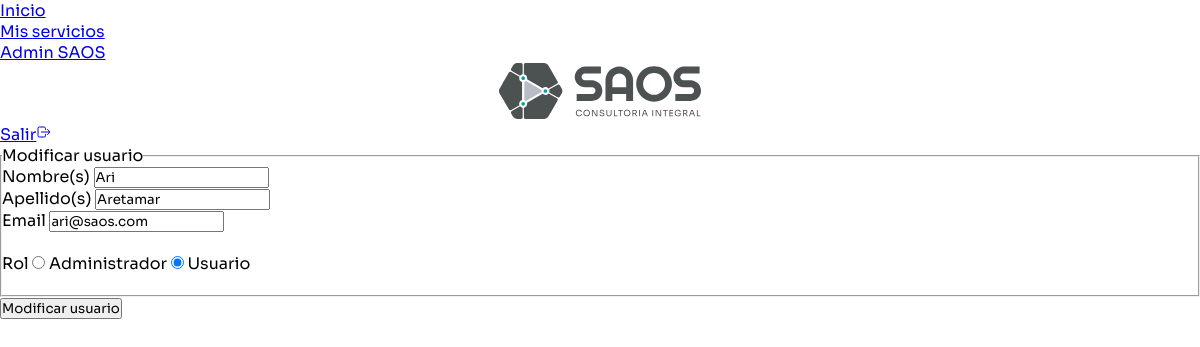
/edit_user/3 (signed in), run on the app's committed database.
### website/models.py (models this page shows)
class User(db.Model, UserMixin):
    id = db.Column(db.Integer, primary_key=True)
    email = db.Column(db.String(250), unique=True)
    password = db.Column(db.String(250))
    nombre = db.Column(db.String(250))
    apellido = db.Column(db.String(250))
    tipo = db.Column(db.String(250))
    fecha = db.Column(db.DateTime(timezone=True), default=func.now())
    cuotas = db.relationship('Cuotas', back_populates='user', lazy=True, cascade="all, delete-orphan")
    permits = db.relationship('Permit', back_populates='user', lazy=True, cascade="all, delete-orphan")

### website/auth.py (the view)
@auth.route('/edit_user/<string:id>', methods=['GET', 'POST'])
@login_required
@tipo_usuario_aceptado('admin')
def edit_user(id):
    usuario = User.query.filter_by(id = id).first()
    return render_template('admin_edit_contact.html', usuario=usuario, user=current_user)

### website/utils.py (called while the page is built)
def tipo_usuario_aceptado(tipo):
    def decorator(func):
        @wraps(func)
        def wrapper(*args, **kwargs):
            if not current_user.is_authenticated:
                abort(401)  # Usuario no autenticado
            if current_user.tipo not in tipo:
                abort(403)  # Usuario no tiene permiso
            return func(*args, **kwargs)
        return wrapper
    return decorator

### website/templates/admin_edit_contact.html (shortened to what this page needs)
{% extends "base.html" %} {% block title %}Editar usuario{% endblock %}
{% block main_content %}
<div id="modal-edit" uk-modal>
    <div class="uk-modal-dialog uk-modal-body">
        <form id="form-editar-usuario" action="/update_user/{{ usuario.id }}" method='POST'>
            <fieldset class="uk-fieldset">
                <legend class="uk-legend">Modificar usuario</legend>
                <div class="uk-form-controls">
                    <label class="uk-form-label" for="form-stacked-text">Nombre(s)</label>
                    <input type="text" class="uk-input" name="nombre" value="{{ usuario.nombre }}">
                </div>
                <div class="uk-form-controls">
                    <label class="uk-form-label" for="form-stacked-text">Apellido(s)</label>
                    <input type="text" class="uk-input" name="apellido" value="{{ usuario.apellido }}">
                </div>
                <div class="uk-form-controls">
                    <label class="uk-form-label" for="form-stacked-text">Email</label>
                    <input type="email" class="uk-input" name="email" value="{{ usuario.email }}">
                </div>
                <br>
                <div class="uk-form-controls">
                    <div class="uk-margin uk-grid-small uk-child-width-auto uk-grid">
                        <label class="uk-form-label" for="form-stacked-text">Rol</label>
                        <label>
                            <input class="uk-radio" type="radio" name="rol" value="admin" > Administrador
                        </label>
                        <label>
                            <input class="uk-radio" type="radio" name="rol" value="user" {% if usuario.tipo=='user'
                                %}checked{% endif %}> Usuario
                        </label>
                    </div>
                </div>
                <br />
            </fieldset>
            <button type="submit" class="uk-button uk-button-secondary .uk-width-1-1">Modificar usuario</button>
        </form>
    </div>
</div>
{% endblock %}

### website/static/css/index.css (style rules this page uses)
* { margin: 0; padding: 0; font-family: "Sora", sans-serif; }
.uk-modal-dialog { border-radius: 20px; }

### data on the page
User: nombre "Ari", apellido "Aretamar", email "ari@saos.com", tipo "☐ Administrador", tipo "☑ Usuario"
